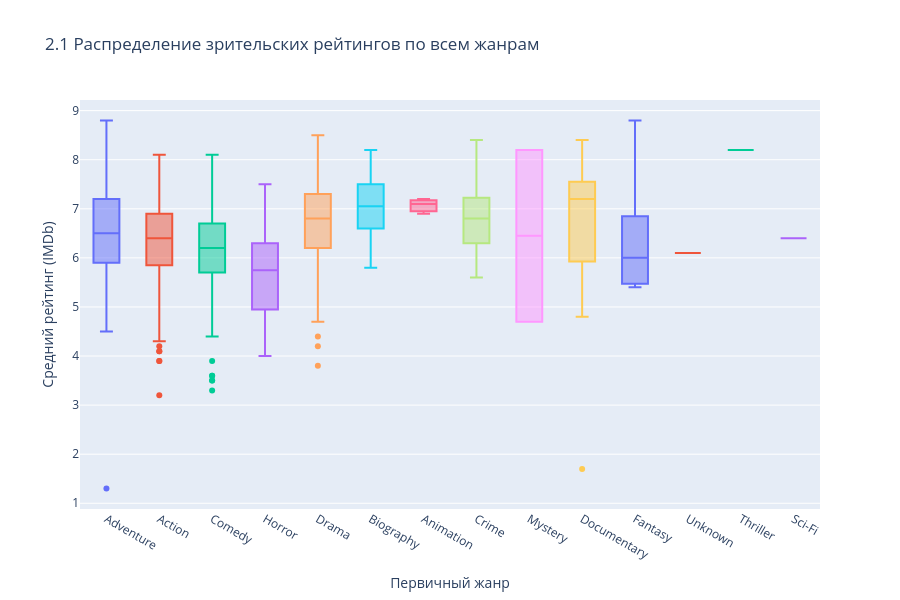

The notebook cell this image was saved under:
### Markdown cell above
Медианные оценки варьируются в зависимости от жанровой специфики. Такие категории, как Adventure и Biography, демонстрируют более высокие медианные показатели качества, тогда как жанры вроде Comedy имеют более широкий разброс вниз, что отражает большую субъективность зрительских оценок в развлекательном сегменте.

### Code cell
all_genres = dashboard_df['primary_genre'].value_counts().index
box_df = dashboard_df[dashboard_df['primary_genre'].isin(all_genres)]

fig2 = px.box(
    box_df,
    x='primary_genre',
    y='averageRating',
    color='primary_genre',
    points='outliers',
    title='2.1 Распределение зрительских рейтингов по всем жанрам',
    labels={'primary_genre': 'Первичный жанр', 'averageRating': 'Средний рейтинг (IMDb)'}
)
fig2.update_layout(width=900, height=600, showlegend=False)
fig2.show()

### Figure 1 — Plotly figure (JSON) as saved in the notebook; plotly's stock layout.template omitted (floating-point values rounded to 4 significant figures; data arrays with more than 128 entries replaced by an {"elided": "..."} marker saying what was removed)
{"data": [{"alignmentgroup": "True", "boxpoints": "outliers", "hovertemplate": "Первичный жанр=%{x}<br>Средний рейтинг (IMDb)=%{y}<extra></extra>", "legendgroup": "Adventure", "marker": {"color": "#636efa"}, "name": "Adventure", "notched": false, "offsetgroup": "Adventure", "orientation": "v", "showlegend": true, "type": "box", "x": ["Adventure", "Adventure", "Adventure", "Adventure", "Adventure", "Adventure", "Adventure", "Adventure", "Adventure", "Adventure", "Adventure", "Adventure", "Adventure", "Adventure", "Adventure", "Adventure", "Adventure", "Adventure", "Adventure", "Adventure", "Adventure", "Adventure", "Adventure", "Adventure", "Adventure", "Adventure", "Adventure", "Adventure", "Adventure", "Adventure", "Adventure", "Adventure", "Adventure", "Adventure", "Adventure", "Adventure", "Adventure", "Adventure", "Adventure", "Adventure", "Adventure", "Adventure", "Adventure", "Adventure", "Adventure", "Adventure", "Adventure", "Adventure", "Adventure", "Adventure", "Adventure", "Adventure", "Adventure", "Adventure", "Adventure", "Adventure", "Adventure", "Adventure", "Adventure", "Adventure", "Adventure", "Adventure", "Adventure", "Adventure", "Adventure", "Adventure", "Adventure", "Adventure", "Adventure", "Adventure", "Adventure", "Adventure", "Adventure", "Adventure", "Adventure", "Adventure", "Adventure", "Adventure", "Adventure", "Adventure", "Adventure", "Adventure", "Adventure", "Adventure", "Adventure", "Adventure", "Adventure", "Adventure", "Adventure", "Adventure", "Adventure", "Adventure", "Adventure", "Adventure", "Adventure", "Adventure", "Adventure", "Adventure", "Adventure", "Adventure"], "x0": " ", "xaxis": "x", "y": [1.3, 6, 7.3, 7.7, 8.3, 7.9, 5.4, 6.9, 7.1, 5.8, 6.8, 5.9, 8.7, 4.7, 6.8, 4.9, 6.4, 7.8, 7.5, 6.3, 6.4, 6.3, 5.8, 6.9, 7.3, 7.8, 7.1, 5.1, 6.2, 6.2, 5, 6.8, 4.6, 5.4, 6.7, 4.9, 7.6, 8.8, 5.5, 5.8, 5.4, 6.9, 7, 7.1, 7.2, 6.3, 5.6, 6.2, 7.2, 6.9, 4.5, 5.8, 7, 6.4, 6.9, 5.4, 5.6, 6.5, 5.6, 7.3, 6.1, 7.7, 7.6, 7.7, 7.8, 5.7, 6.4, 6.9, 6.8, 7, 6.3, 5.3, 8.1, 7.2, 5.9, 5.7, 6.5, 5.4, 7.2, 6, 6.4, 6.4, 7.4, 7.1, 7.4, 6.3, 7, 6.6, 6.2, 6.2, 6.5, 7.1, 6.3, 6.6, 7.3, 6.5, 6.2, 8, 6.3, 7.2], "y0": " ", "yaxis": "y"}, {"alignmentgroup": "True", "boxpoints": "outliers", "hovertemplate": "Первичный жанр=%{x}<br>Средний рейтинг (IMDb)=%{y}<extra></extra>", "legendgroup": "Action", "marker": {"color": "#EF553B"}, "name": "Action", "notched": false, "offsetgroup": "Action", "orientation": "v", "showlegend": true, "type": "box", "x": {"elided": "312 str values"}, "x0": " ", "xaxis": "x", "y": {"elided": "312 float values"}, "y0": " ", "yaxis": "y"}, {"alignmentgroup": "True", "boxpoints": "outliers", "hovertemplate": "Первичный жанр=%{x}<br>Средний рейтинг (IMDb)=%{y}<extra></extra>", "legendgroup": "Comedy", "marker": {"color": "#00cc96"}, "name": "Comedy", "notched": false, "offsetgroup": "Comedy", "orientation": "v", "showlegend": true, "type": "box", "x": {"elided": "192 str values"}, "x0": " ", "xaxis": "x", "y": {"elided": "192 float values"}, "y0": " ", "yaxis": "y"}, {"alignmentgroup": "True", "boxpoints": "outliers", "hovertemplate": "Первичный жанр=%{x}<br>Средний рейтинг (IMDb)=%{y}<extra></extra>", "legendgroup": "Horror", "marker": {"color": "#ab63fa"}, "name": "Horror", "notched": false, "offsetgroup": "Horror", "orientation": "v", "showlegend": true, "type": "box", "x": ["Horror", "Horror", "Horror", "Horror", "Horror", "Horror", "Horror", "Horror", "Horror", "Horror", "Horror", "Horror", "Horror", "Horror", "Horror", "Horror", "Horror", "Horror", "Horror", "Horror", "Horror", "Horror", "Horror", "Horror", "Horror", "Horror", "Horror", "Horror", "Horror", "Horror", "Horror", "Horror", "Horror", "Horror", "Horror", "Horror", "Horror", "Horror", "Horror", "Horror"], "x0": " ", "xaxis": "x", "y": [5.9, 6.5, 4.8, 4.5, 6.2, 6.3, 6.5, 6.3, 5.7, 4.1, 7.5, 4.7, 5.7, 4.2, 6.8, 5.9, 5.2, 5.2, 5.2, 5.8, 5.3, 6.8, 6.1, 4, 4.7, 5.8, 4.3, 6.6, 5.8, 5.1, 4.2, 5.3, 5.2, 7.3, 6.1, 5.5, 4.8, 6.3, 6, 6.3], "y0": " ", "yaxis": "y"}, {"alignmentgroup": "True", "boxpoints": "outliers", "hovertemplate": "Первичный жанр=%{x}<br>Средний рейтинг (IMDb)=%{y}<extra></extra>", "legendgroup": "Drama", "marker": {"color": "#FFA15A"}, "name": "Drama", "notched": false, "offsetgroup": "Drama", "orientation": "v", "showlegend": true, "type": "box", "x": {"elided": "151 str values"}, "x0": " ", "xaxis": "x", "y": {"elided": "151 float values"}, "y0": " ", "yaxis": "y"}, {"alignmentgroup": "True", "boxpoints": "outliers", "hovertemplate": "Первичный жанр=%{x}<br>Средний рейтинг (IMDb)=%{y}<extra></extra>", "legendgroup": "Biography", "marker": {"color": "#19d3f3"}, "name": "Biography", "notched": false, "offsetgroup": "Biography", "orientation": "v", "showlegend": true, "type": "box", "x": ["Biography", "Biography", "Biography", "Biography", "Biography", "Biography", "Biography", "Biography", "Biography", "Biography", "Biography", "Biography", "Biography", "Biography", "Biography", "Biography", "Biography", "Biography", "Biography", "Biography", "Biography", "Biography", "Biography", "Biography", "Biography", "Biography", "Biography", "Biography", "Biography", "Biography", "Biography", "Biography", "Biography", "Biography", "Biography", "Biography", "Biography", "Biography", "Biography", "Biography", "Biography", "Biography", "Biography", "Biography", "Biography", "Biography", "Biography", "Biography", "Biography", "Biography", "Biography", "Biography", "Biography", "Biography", "Biography", "Biography", "Biography", "Biography", "Biography", "Biography", "Biography", "Biography"], "x0": " ", "xaxis": "x", "y": [7.3, 7.5, 7.9, 5.9, 6.8, 8.2, 6.4, 6.5, 7.5, 7.7, 7.2, 6.9, 6.2, 7.6, 6.9, 7, 7.8, 7.2, 7, 6.8, 7.8, 6.5, 6.8, 8, 7.5, 6.4, 7, 7.8, 6.5, 7, 6.9, 6.6, 6.8, 7.2, 6.2, 7.2, 8.1, 5.9, 8.1, 6.4, 6.9, 8.1, 7.1, 7.2, 8, 7.5, 6.1, 6, 6.6, 7.1, 8.2, 7.3, 7.6, 6.6, 7.7, 5.8, 7.1, 7.1, 6.9, 6.8, 6.6, 7.1], "y0": " ", "yaxis": "y"}, {"alignmentgroup": "True", "boxpoints": "outliers", "hovertemplate": "Первичный жанр=%{x}<br>Средний рейтинг (IMDb)=%{y}<extra></extra>", "legendgroup": "Animation", "marker": {"color": "#FF6692"}, "name": "Animation", "notched": false, "offsetgroup": "Animation", "orientation": "v", "showlegend": true, "type": "box", "x": ["Animation", "Animation", "Animation"], "x0": " ", "xaxis": "x", "y": [7.1, 6.9, 7.2], "y0": " ", "yaxis": "y"}, {"alignmentgroup": "True", "boxpoints": "outliers", "hovertemplate": "Первичный жанр=%{x}<br>Средний рейтинг (IMDb)=%{y}<extra></extra>", "legendgroup": "Crime", "marker": {"color": "#B6E880"}, "name": "Crime", "notched": false, "offsetgroup": "Crime", "orientation": "v", "showlegend": true, "type": "box", "x": ["Crime", "Crime", "Crime", "Crime", "Crime", "Crime", "Crime", "Crime", "Crime", "Crime", "Crime", "Crime", "Crime", "Crime", "Crime", "Crime", "Crime", "Crime", "Crime", "Crime", "Crime", "Crime", "Crime", "Crime", "Crime", "Crime", "Crime", "Crime", "Crime", "Crime", "Crime", "Crime", "Crime", "Crime", "Crime", "Crime", "Crime", "Crime", "Crime", "Crime", "Crime"], "x0": " ", "xaxis": "x", "y": [7.5, 6.9, 6.4, 5.9, 7.2, 7.3, 6.7, 8.4, 7, 8.2, 7.1, 6.2, 6.3, 6.4, 6.8, 7.8, 6.4, 8.2, 7.2, 6.7, 6.3, 6.2, 6.3, 7.2, 7.4, 6.7, 7.7, 6.9, 6.9, 6.7, 5.6, 6, 7, 6.1, 6.1, 5.6, 6.8, 6.5, 7.8, 6.9, 7.8], "y0": " ", "yaxis": "y"}, {"alignmentgroup": "True", "boxpoints": "outliers", "hovertemplate": "Первичный жанр=%{x}<br>Средний рейтинг (IMDb)=%{y}<extra></extra>", "legendgroup": "Mystery", "marker": {"color": "#FF97FF"}, "name": "Mystery", "notched": false, "offsetgroup": "Mystery", "orientation": "v", "showlegend": true, "type": "box", "x": ["Mystery", "Mystery"], "x0": " ", "xaxis": "x", "y": [8.2, 4.7], "y0": " ", "yaxis": "y"}, {"alignmentgroup": "True", "boxpoints": "outliers", "hovertemplate": "Первичный жанр=%{x}<br>Средний рейтинг (IMDb)=%{y}<extra></extra>", "legendgroup": "Documentary", "marker": {"color": "#FECB52"}, "name": "Documentary", "notched": false, "offsetgroup": "Documentary", "orientation": "v", "showlegend": true, "type": "box", "x": ["Documentary", "Documentary", "Documentary", "Documentary", "Documentary", "Documentary", "Documentary", "Documentary", "Documentary"], "x0": " ", "xaxis": "x", "y": [6.3, 1.7, 7.4, 7.3, 4.8, 7.1, 7.2, 8, 8.4], "y0": " ", "yaxis": "y"}, {"alignmentgroup": "True", "boxpoints": "outliers", "hovertemplate": "Первичный жанр=%{x}<br>Средний рейтинг (IMDb)=%{y}<extra></extra>", "legendgroup": "Fantasy", "marker": {"color": "#636efa"}, "name": "Fantasy", "notched": false, "offsetgroup": "Fantasy", "orientation": "v", "showlegend": true, "type": "box", "x": ["Fantasy", "Fantasy", "Fantasy", "Fantasy", "Fantasy"], "x0": " ", "xaxis": "x", "y": [5.5, 5.4, 6.2, 6, 8.8], "y0": " ", "yaxis": "y"}, {"alignmentgroup": "True", "boxpoints": "outliers", "hovertemplate": "Первичный жанр=%{x}<br>Средний рейтинг (IMDb)=%{y}<extra></extra>", "legendgroup": "Unknown", "marker": {"color": "#EF553B"}, "name": "Unknown", "notched": false, "offsetgroup": "Unknown", "orientation": "v", "showlegend": true, "type": "box", "x": ["Unknown"], "x0": " ", "xaxis": "x", "y": [6.1], "y0": " ", "yaxis": "y"}, {"alignmentgroup": "True", "boxpoints": "outliers", "hovertemplate": "Первичный жанр=%{x}<br>Средний рейтинг (IMDb)=%{y}<extra></extra>", "legendgroup": "Thriller", "marker": {"color": "#00cc96"}, "name": "Thriller", "notched": false, "offsetgroup": "Thriller", "orientation": "v", "showlegend": true, "type": "box", "x": ["Thriller"], "x0": " ", "xaxis": "x", "y": [8.2], "y0": " ", "yaxis": "y"}, {"alignmentgroup": "True", "boxpoints": "outliers", "hovertemplate": "Первичный жанр=%{x}<br>Средний рейтинг (IMDb)=%{y}<extra></extra>", "legendgroup": "Sci-Fi", "marker": {"color": "#ab63fa"}, "name": "Sci-Fi", "notched": false, "offsetgroup": "Sci-Fi", "orientation": "v", "showlegend": true, "type": "box", "x": ["Sci-Fi"], "x0": " ", "xaxis": "x", "y": [6.4], "y0": " ", "yaxis": "y"}], "layout": {"boxmode": "overlay", "height": 600, "legend": {"title": {"text": "Первичный жанр"}, "tracegroupgap": 0}, "showlegend": false, "title": {"text": "2.1 Распределение зрительских рейтингов по всем жанрам"}, "width": 900, "xaxis": {"anchor": "y", "autorange": true, "categoryarray": ["Adventure", "Action", "Comedy", "Horror", "Drama", "Biography", "Animation", "Crime", "Mystery", "Documentary", "Fantasy", "Unknown", "Thriller", "Sci-Fi"], "categoryorder": "array", "domain": [0, 1], "range": [-0.5, 13.5], "title": {"text": "Первичный жанр"}, "type": "category"}, "yaxis": {"anchor": "x", "autorange": true, "domain": [0, 1], "range": [0.8833, 9.217], "title": {"text": "Средний рейтинг (IMDb)"}, "type": "linear"}}}
